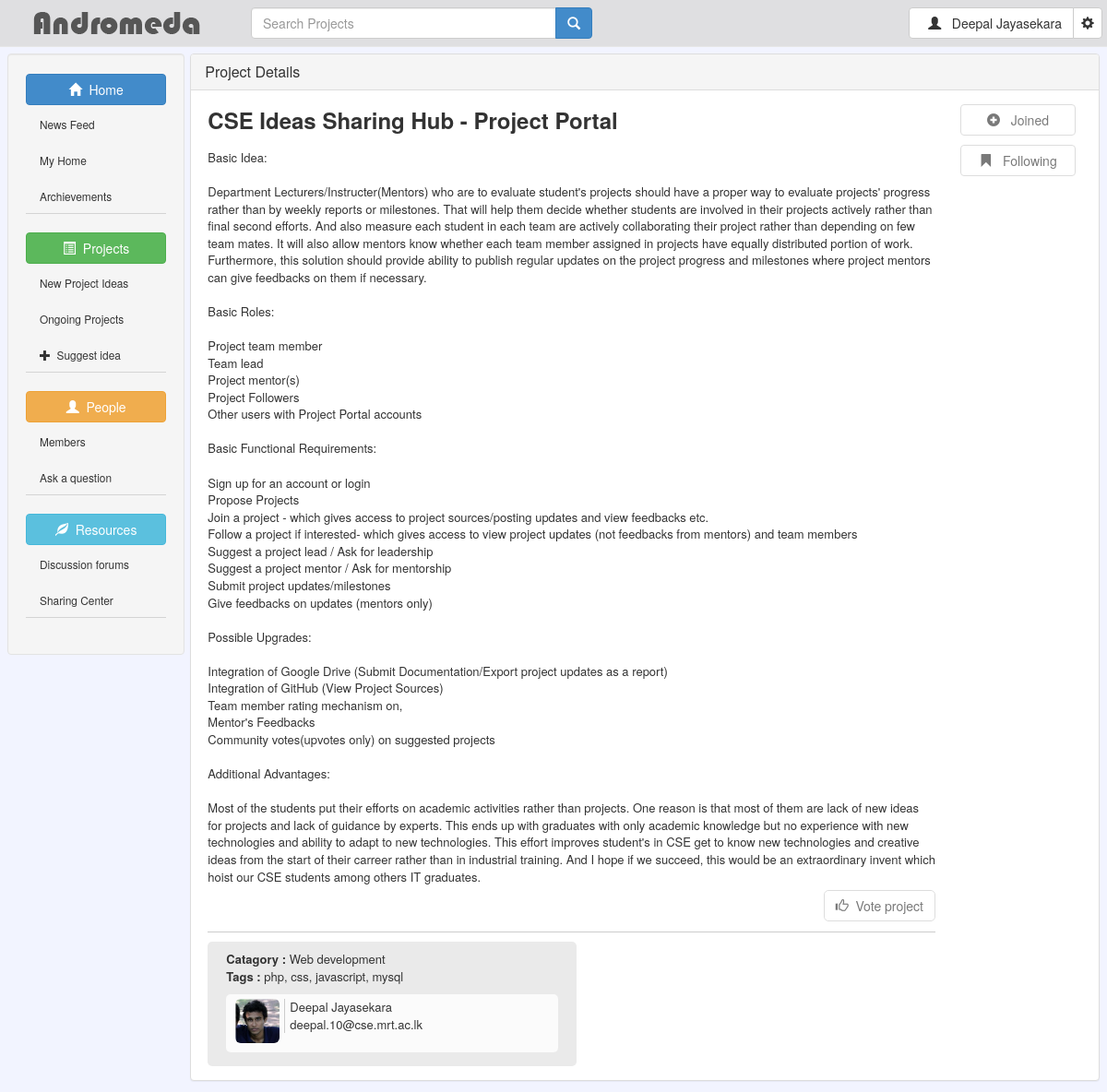
Page /viewproject.php?pid=49 (signed in) on the committed database.
### tables this page shows
CREATE TABLE IF NOT EXISTS `projects` (
  `p_id` int(11) NOT NULL AUTO_INCREMENT,
  `p_name` text,
  `p_desc` text,
  `p_catagory` int(11) DEFAULT '0',
  `p_author` int(11) DEFAULT '0',
  `p_mentor` int(11) DEFAULT '0',
  `p_leader` int(11) DEFAULT '0',
  `p_post_date` timestamp NULL DEFAULT NULL,
  `p_state` int(11) DEFAULT '0',
  `p_votes` int(11) NOT NULL DEFAULT '0',
  `p_views` int(11) NOT NULL,
  PRIMARY KEY (`p_id`),
  KEY `p_author` (`p_author`),
  KEY `p_mentor` (`p_mentor`),
  KEY `p_leader` (`p_leader`),
  KEY `p_state` (`p_state`),
  KEY `p_catagory` (`p_catagory`)
);

CREATE TABLE IF NOT EXISTS `catagories` (
  `cat_id` int(11) NOT NULL AUTO_INCREMENT,
  `cat_name` varchar(30) NOT NULL,
  PRIMARY KEY (`cat_id`),
  KEY `cat_id` (`cat_id`)
);

CREATE TABLE IF NOT EXISTS `users` (
  `user_id` int(11) NOT NULL AUTO_INCREMENT,
  `username` varchar(30) DEFAULT NULL,
  `password` varchar(50) DEFAULT NULL,
  `firstname` varchar(30) DEFAULT NULL,
  `lastname` varchar(30) DEFAULT NULL,
  `email` varchar(50) DEFAULT NULL,
  `profile_pic_path` text NOT NULL,
  `timestamp` varchar(20) NOT NULL,
  PRIMARY KEY (`user_id`)
);

### viewproject.php (the view, shortened to what this page needs)
<!doctype html>
<html>
<head>
<link href="css/bootstrap.css" media="screen" rel="stylesheet" type="text/css">
<link href="css/homepage-styles.css" media="screen" rel="stylesheet" type="text/css">
<link href="css/toastr.css" media="screen" rel="stylesheet" type="text/css">
<link href="css/bootstrap.icon-large.css" media="screen" rel="stylesheet" type="text/css">
<link href="css/bootstrap-dialog.css" rel="stylesheet" type="text/css" media="screen">
</head>
<body onLoad="document.getElementById('search-q').focus();">
<div id="header-panel">
  <nav class="navbar navbar-default navbar-fixed-top nav-panel-custom" role="navigation">
  <a class="navbar-brand" href="home.php"><span><img src="images/logo.png"></span></a>
      <form class="navbar-form navbar-left form-inline searchform wide400px" method="get" role="form" action="home.php">
        <div class="input-group">
          <input type="text" class="form-control wide400px" id="search-q" name="search-q" placeholder="Search Projects" value="<?php echo isset($_GET['search-q'])? $_GET['search-q']: "";?>">
          <span class="input-group-btn">
            <button type="submit" class="btn btn-default btn-primary sortlist"><span class="glyphicon glyphicon-search"></span></button>
          </span>
        </div>
    </form>
    <ul class="nav navbar-nav navbar-right">
      <li class="dropdown">
        <form class="navbar-form" action="profile.php">
          <div class="btn-group">
            <button type="submit" class="btn btn-default"> &nbsp;&nbsp<span class="glyphicon glyphicon-user"></span>&nbsp;&nbsp
            <?php
                                    if(isset($_SESSION['login-type'])){
                                    	if($_SESSION['login-type']=='regular'){
											echo $_SESSION['user']['firstname']." ".$_SESSION['user']['lastname'];
										}
										else if($_SESSION['login-type']=='oauth'){
											echo $_SESSION['oauth_user']['name'];
										}
									}
									else{
									}
                                ?>
            </button>
            <button type="button" class="btn btn-default dropdown-toggle" data-toggle="dropdown"> <span class="glyphicon glyphicon-cog"></span> <span class="sr-only">Toggle Dropdown</span> </button>
          </div>
        </form>
      </li>
    </ul>
  </nav>
</div>
<div id="wrapper">
  <div class="row">
    <div id="sidebar" class="col-xs-6 col-sm-3 col-md-3 col-lg-2 sidebar-custom">
      <div class="well">
        <button type="button" class="btn btn-primary btn-block btn-dropdown" data-toggle="collapse" data-target="#home-link"><span class="glyphicon glyphicon-home"></span>&nbsp;&nbsp;Home</button>
        <div id="home-link" class="collapse in">
          <ul class="nav nav-pills nav-stacked list-group collapse-div">
            <li><a class="btn-dropdown-item" href="index.php">News Feed</a></li>
            <li><a class="btn-dropdown-item" href="myhome.php">My Home</a></li>
            <li><a class="btn-dropdown-item" href="viewarch.php">Archievements</a></li>
          </ul>
        </div>
        <button type="button" class="btn btn-success btn-block btn-dropdown" data-toggle="collapse" data-target="#projects"><span class="glyphicon glyphicon-list-alt"></span>&nbsp;&nbsp;Projects</button>
        <div id="projects" class="collapse in">
          <ul class="nav nav-pills nav-stacked list-group collapse-div">
            <li><a class="btn-dropdown-item" href="home.php">New Project Ideas</a></li>
            <li><a class="btn-dropdown-item" href="#">Ongoing Projects</a></li>
            <li><a class="btn-dropdown-item" href="#" data-toggle="modal" data-target="#projectidea"> <span class="glyphicon glyphicon-plus"></span>&nbsp;&nbsp;Suggest idea</a></li>
          </ul>
        </div>
        <button type="button" class="btn btn-warning btn-block btn-dropdown" data-toggle="collapse" data-target="#users-link"><span class="glyphicon glyphicon-user"></span>&nbsp;&nbsp;People</button>
        <div id="users-link" class="collapse in">
          <ul class="nav nav-pills nav-stacked list-group collapse-div">
            <li><a class="btn-dropdown-item" href="members.php">Members</a></li>
            <li><a class="btn-dropdown-item" href="#">Ask a question</a></li>
          </ul>
        </div>
        <button type="button" class="btn btn-info btn-block btn-dropdown custom-color" data-toggle="collapse" data-target="#resources"><span class="glyphicon glyphicon-leaf"></span>&nbsp;&nbsp;Resources</button>
        <div id="resources" class="collapse in">
          <ul class="nav nav-pills nav-stacked list-group collapse-div">
            <li><a class="btn-dropdown-item" href="#">Discussion forums</a></li>
            <li><a class="btn-dropdown-item" href="#">Sharing Center</a></li>
          </ul>
        </div>
      </div>
    </div>
    <div id="project-listing" class="col-xs-12 col-sm-9 col-md-9 col-lg-10 contents-custom">
      <?php
            if(isset($_GET['pid'])){
				$pid = $_GET['pid'];
			}
            $dbcon = new DBConnection();
            $con = $dbcon->connect();
            if(!$pstmt=$con->prepare('select p_name,p_desc,p_votes,p_views,user_id,firstname,lastname,email,cat_name from projects,users,catagories where projects.p_id= ? and projects.p_catagory=catagories.cat_id and projects.p_author=users.user_id')){
                    die(mysqli_error($con));
                }
			else{
				$pstmt->bind_param('i',$pid);
				$pstmt->execute();
				$presult = $pstmt->get_result();
				$precord = $presult->fetch_assoc();
			}
			$tquery = "select tag from project_tags where p_id='".$pid."'";
			$tresult =  mysqli_query($con,$tquery);
			$tagslist = array();
			while($tagrecord = $tresult->fetch_assoc()){
				array_push($tagslist,$tagrecord['tag']);
			}
	  ?>
        <div id="projectlist" class="panel panel-default">
        <div class="panel-heading">
          <h2 class="panel-title panel-title-custom">Project Details</h2>
        </div>
        <div class="panel-body panel-body-custom"> <span id="notice"></span>
          <div id="project-details" class="col-xs-12 col-sm-9 col-md-9 col-lg-10 contents-custom">
            <div id="project-header"> <?php echo $precord['p_name']?> </div>
            <div id="project-desc">
				<div style="clear:both;"><?php echo nl2br($precord['p_desc'])?></div>
            	<div id="likebutton-div">
                	<?php echo "<button type='button' ";
						$q = "select * from user_votes where voted_project_id='".$_SESSION['current_pid']."' and user_id='".$_SESSION['user']['user_id']."'";
						$voteres = mysqli_query($con,$q) or die(mysqli_error($con));
						if(mysqli_num_rows($voteres)!=0){
							echo "disabled='disabled' class='btn btn-info likebutton' ";
						}
						else if ($_SESSION['user']['user_id']==$precord['user_id']){
							echo "disabled='disabled' class='btn btn-default likebutton' ";
						}
						else{
							echo "class='btn btn-info likebutton' ";
						}
                     	echo "id='like-project' ><span class='glyphicon glyphicon-thumbs-up'></span>&nbsp;&nbsp;Vote project</button>";
					?>
                </div>
            </div>
            <div id="project-footer">
              <div id="project-info"> <span id="p-catagory"><span>Catagory : </span><?php echo $precord['cat_name']?></span> <span id="p-tags"><br><span>Tags : </span>
                <?php
                                $tagcount = count($tagslist);
                                foreach($tagslist as $index => $tag){
                                    echo "<a href='home.php?search-q=".urlencode(stripslashes(strip_tags($tag)))."'>".$tag."</a>";
                                    if($index+1 != $tagcount){
                                        echo ", ";
                                    }
                                }
                            ?>
                </span> </div>
              <div id="project-author">
                <div id="profile-pic"><img src="images/profile-pics/user1.png" alt="Not found!" class="img-rounded img-custom"/></div>
                <div id="author-profile"> <span id="author-name"><?php echo "<a href='viewprofile.php?user=".$precord['user_id']."'>".$precord['firstname']." ".$precord['lastname']."</a>"?></span><br> <span id="author-email"><a href="mailto:someone@example.com" target="_top"><?php echo $precord['email'] ?></a></span></div>
              </div>
            </div>
          </div>
          <div id="project-actions">
          	<?php
            	if(!$stmt1=$con->prepare("select p_id,member_id from project_member where p_id=? and member_id=?")){
					die(mysqli_error($con));
				}
				else{
					$stmt1->bind_param('ii',$pid,$_SESSION['user']['user_id']);
					$stmt1->execute();
					$joinres = $stmt1->get_result();
				}
				if(!$stmt2=$con->prepare("select p_id,follower_id from project_follower where p_id=? and follower_id=?")){
					die(mysqli_error($con));
				}
				else{
					$stmt2->bind_param('ii',$pid,$_SESSION['user']['user_id']);
					$stmt2->execute();
					$followres = $stmt2->get_result();
				}
			?>
          	<ul class="nav nav-stacked">
                <li class="spaced-list"><button id="btn-join"
                	<?php
						if(mysqli_num_rows($joinres)!=0){
							echo "disabled='disabled' class='btn btn-block btn-default' ";
						}
						else{
							echo "class='btn btn-block btn-danger' ";
						}
					?>
                	class="btn  btn-danger" role="button"><span class="glyphicon glyphicon-plus-sign"></span>
						<?php
							if(mysqli_num_rows($joinres)!=0){
								echo "&nbsp;&nbsp;Joined";
							}
							else
							{
								echo "&nbsp;&nbsp;Join Project";
							}
						?>
                        </button></li>
                <li><button id="btn-follow"
					<?php
						if(mysqli_num_rows($followres)!=0){
							echo "disabled='disabled' class='btn btn-block btn-default' ";
						}
						else{
							echo "class='btn btn-block btn-danger' ";
						}
					?>
                    role="button"><span class="glyphicon glyphicon-bookmark"></span>
                    	<?php
							if(mysqli_num_rows($followres)!=0){
								echo "&nbsp;&nbsp;Following";
							}
							else
							{
								echo "&nbsp;&nbsp;Follow";
							}
						?>
                    </button></li>
            </ul>
          </div>
        </div>
        </div>
    </div>
  </div>
</div>
</body>
</html>

### css/homepage-styles.css (style rules this page uses)
a:link { color:#333333;text-decoration:none; }
.nav-panel-custom { width: auto; padding: 0px 5px; background:#DFDFE1; }
.sidebar-custom { padding: 0px 3px; }
.contents-custom { padding: 5px 3px; }
#wrapper { padding: 0 20px; }
.btn-dropdown { margin: 2px 0; }
.btn-dropdown-item { color: #6E6E6E; font-size: 85%; }
.collapse-div { border-bottom: 1px solid #D4D4D4; }
body { padding-top: 48px; background: #F2F4FF; background-attachment:scroll; }
.searchform { float: left; margin-right:5px; }
#projectlist { clear: both; }
.sortlist { float: right !important; }
.panel-body-custom { clear: both; }
.wide400px { width: 400px; }
#project-details { float:left; margin-right:0; }
#project-actions { float:right; padding-right:10px; }
#project-header { font-size:24px; font-weight:bold; margin-bottom:15px; }
#project-desc { border-bottom: 1px solid #CCC; padding-bottom:50px; font-size:13px; }
#project-footer { padding:10px 10px 15px 20px; margin-top:10px; font-size:13px; border-radius:5px; background:#EAEAEA; clear:both; height: auto; width:400px; }
#project-info { margin-bottom:10px; }
#p-catagory span { font-weight:bold; }
#p-tags span { font-weight:bold; }
#project-author { padding:0 10px; padding-top:5px; background:#FBFBFB; height:auto; overflow:auto; padding-bottom:10px; margin-right:10px; border-radius:5px; -moz-border-radius:5px; -webkit-border-radius:5px; }
#profile-pic { float:left; margin-right:5px; }
#author-profile { border-left:1px solid #CCC; float:left; padding-left:5px; }
.spaced-list { margin-bottom:10px; }
.img-custom { height:48px !important; width:48px !important; }
.likebutton { border-radius:5px; -moz-border-radius:5px; -webkit-border-radius:5px; }
#likebutton-div { float:right; clear:both; margin-top:5px; }
.navbar-brand { padding:12px 15px 10px 15px; }
#btn-join { width:125px; }
.contents-custom { padding:0 3px; }

### rows in the picture
projects: p_name "CSE Ideas Sharing Hub - Project Portal", p_desc "Basic Idea: Department Lecturers/Instructer(Mentors) who are to evaluate student's projects should have a proper way to evaluate projects' progress rather than by weekly reports or milestones. That will help them decide whether students are involved in their projects actively rather than final second efforts. And also measure each student in each team are actively collaborating their project rather than depending on few team mates. It will also allow mentors know whether each team member assigned in projects have equally distributed portion of work. Furthermore, this solution should provide ability to publish regular updates on the project progress and milestones where project mentors can…", p_catagory.cat_name "Web development", p_author.firstname "Deepal", p_author.lastname "Jayasekara", p_author.email "deepal.10@cse.mrt.ac.lk"

### other values in the picture
$_SESSION['user']['firstname'] "Deepal"
$_SESSION['user']['lastname'] "Jayasekara"
$tag "php"
$tag "css"
$tag "javascript"
$tag "mysql"
